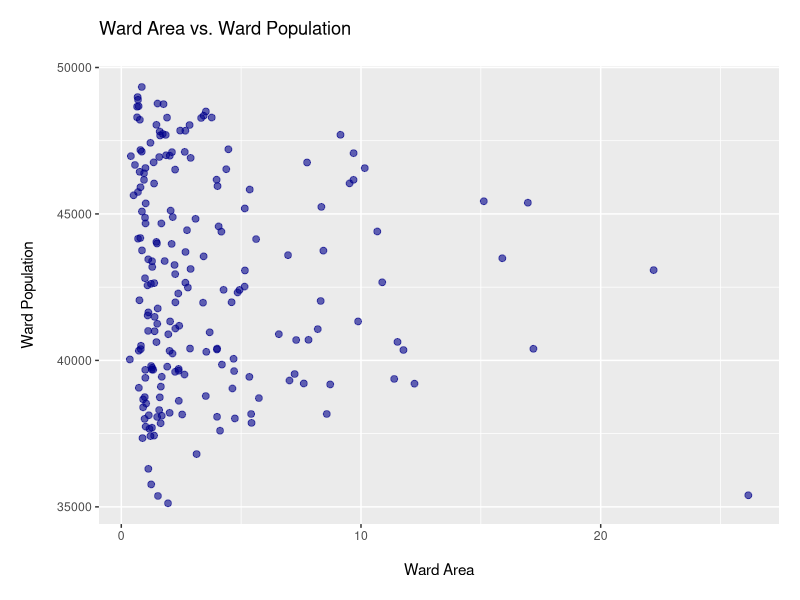
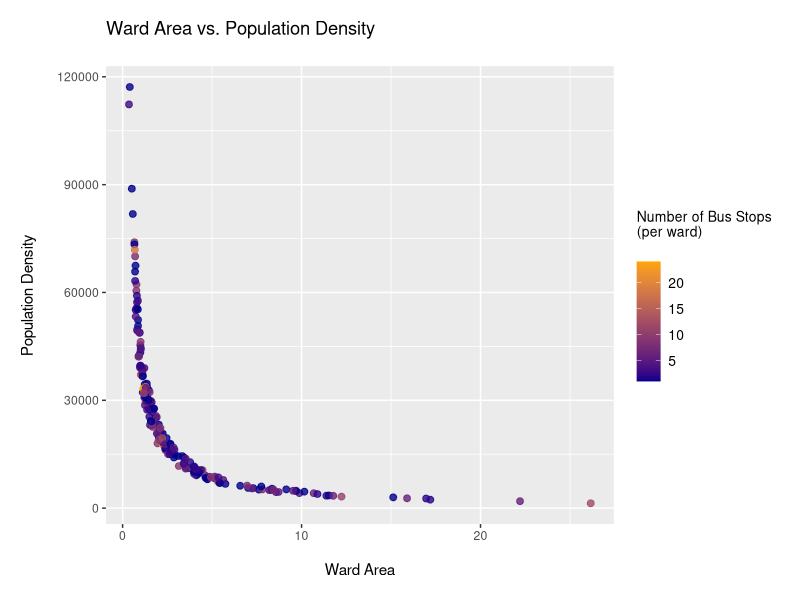
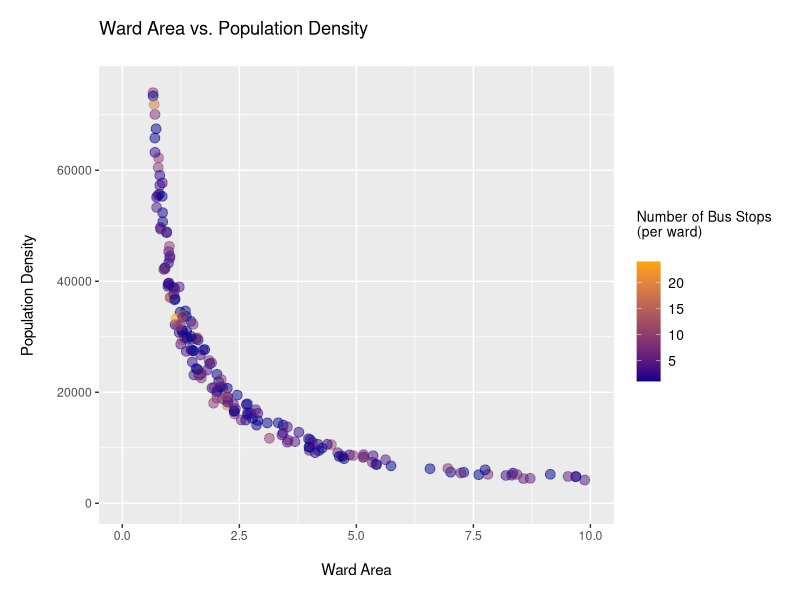
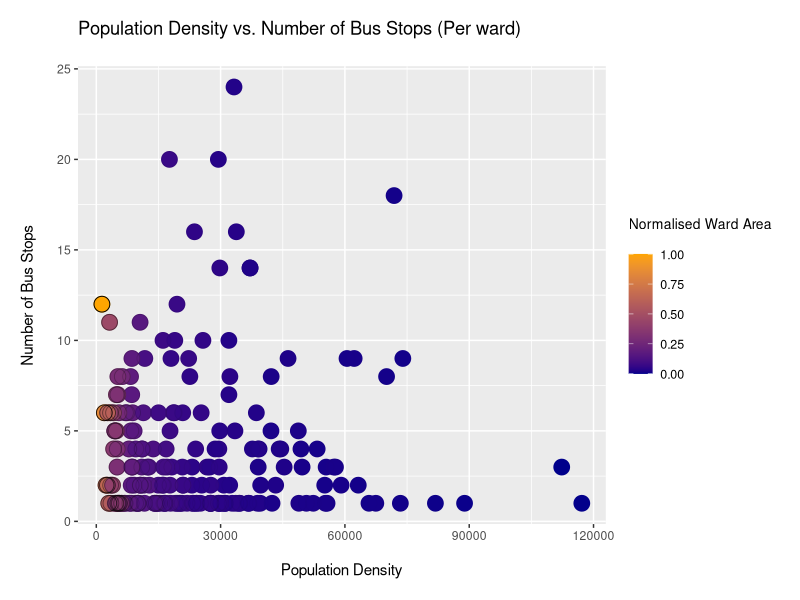
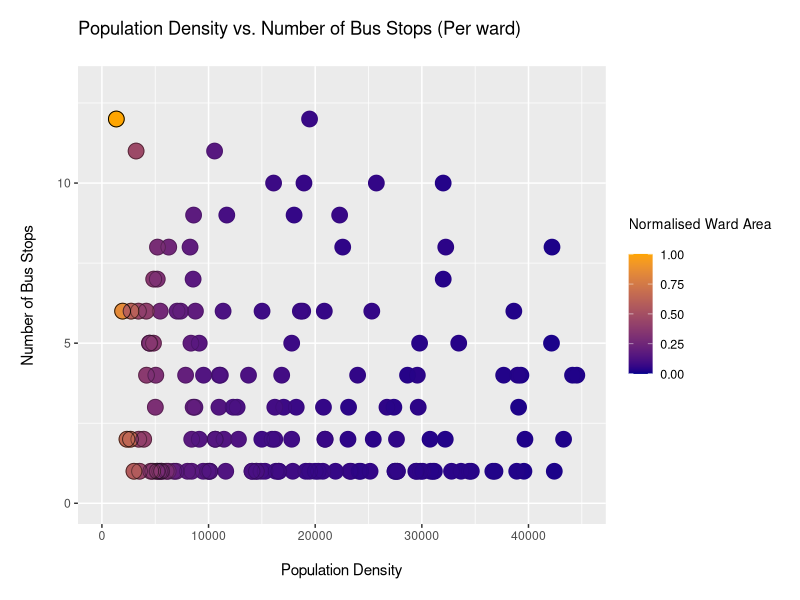
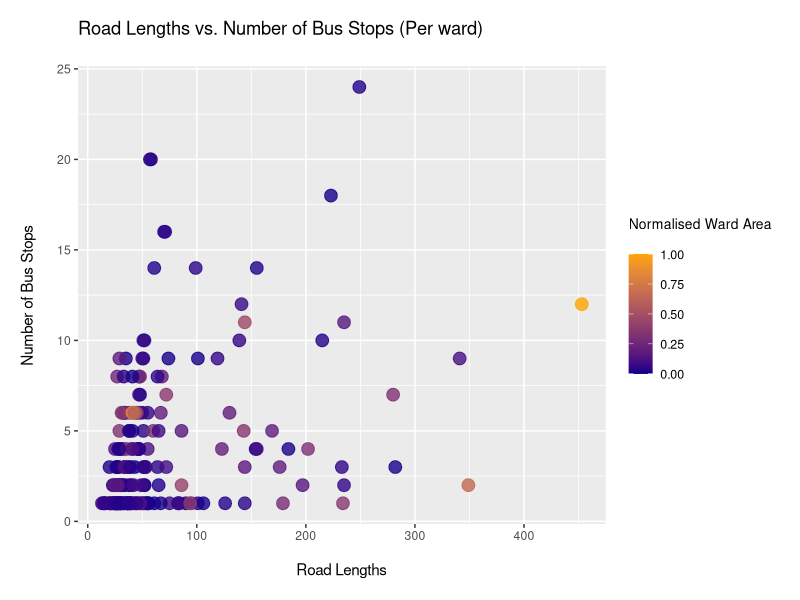
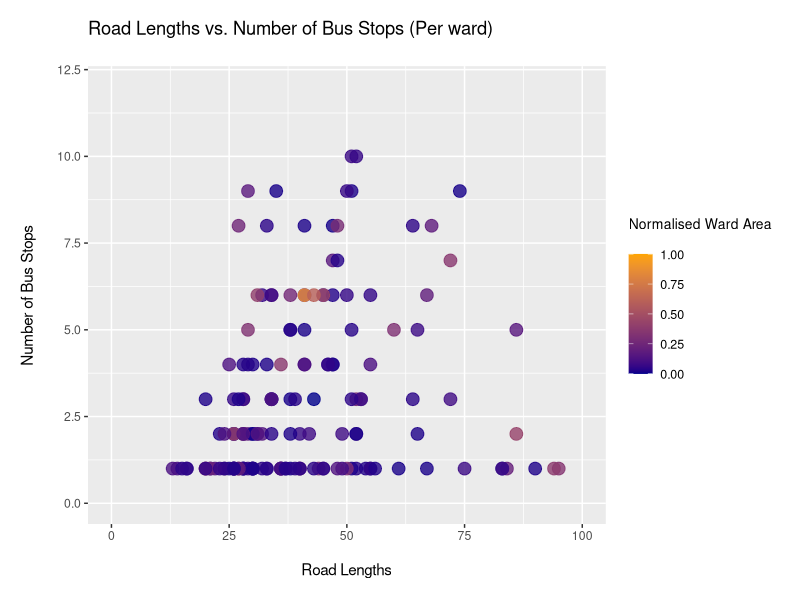

Here is the R script that generated these plots, in order:
## ---- chunk 1
knitr::opts_chunk$set(echo = TRUE)
## ---- chunk 2

library(ggplot2)
library(dplyr)
library(tidyr)
## ---- chunk 3
list.files(pattern = ".csv")
ward_data <- read.csv("2014_BBMP_Ward_Details.csv")
bus_stops <- read.csv("2012_Bus_Stops.csv")
roads_data <- read.csv("2016_Ward_Roads.csv")

str(ward_data)
str(bus_stops)
str(roads_data)
## ---- chunk 4
wards <- subset(ward_data, select=c(Ward.No., Ward.Name, Ward.Area..in.sq.km., Total.Population))
colnames(wards) <- c("wardNumber", "wardName", "wardArea", "wardPop")

stops <- subset(bus_stops, select = c(Busstop_Name, Ward_Number))
colnames(stops) <- c("busStops", "wardNos")

roads <- subset(roads_data, select=c(Ward_No, Road.length..kms.))
colnames(roads) <-c("wardNumber", "roadLength")
## ---- chunk 5
roads$wardNumber <- as.numeric(roads$wardNumber)

first_join <- full_join(wards, stops, by=c("wardNumber"="wardNos"))
main_join <- full_join(first_join, roads, by=c("wardNumber"="wardNumber"))

numStops <- main_join %>% count(wardName)

df <- full_join(main_join, numStops, by = "wardName") 

newdf <- subset(df, select=c(wardNumber, wardName, wardArea, wardPop, roadLength,n))
newdf <- na.omit(newdf)
newdf$roadLength <- as.numeric(newdf$roadLength)

str(newdf)
## ---- chunk 6
finaldf <- newdf %>%  mutate(popDensity = newdf$wardPop/newdf$wardArea) %>% 
  mutate(normPop=(newdf$wardPop-35122)/14213) %>% 
  mutate(normArea=(newdf$wardArea-0.3564)/25.8022)

finaldf <- unique(finaldf)

## ---- chunk 7
## Scatter plot of Ward Area vs. Ward Population

g <- ggplot(data = finaldf, 
            aes(x = wardArea, y = wardPop))
g + geom_point(colour="darkblue", alpha=0.6, size=2) +
  labs(title = "Ward Area vs. Ward Population\n", x = "\nWard Area", y = "Ward Population\n") + 
  theme(plot.margin = margin(15,15,15,15))

## ---- chunk 8
## Scatter plot of Ward Area vs. Population Density

finaldf$n <- as.numeric(finaldf$n)
h <- ggplot(data = finaldf, 
            aes(x = wardArea, y = popDensity, colour=n))
h + geom_point(size=2, alpha=0.8) + scale_color_gradient(low = "darkblue", high = "orange") + 
  labs(title = "Ward Area vs. Population Density\n", x = "\nWard Area", y = "Population Density\n", colour = "Number of Bus Stops\n(per ward)\n") + 
  theme(plot.margin = margin(15,15,15,15),legend.text = element_text(size = 10), legend.title = element_text(size = 10))

## ---- chunk 9
### Closer view of subset (<75000 people/sq.km., <10 sq.km.)

j <- ggplot(data = finaldf, 
            aes(x = wardArea, y = popDensity, colour=n))
j + geom_point(size=3, alpha=0.5) + scale_color_gradient(low = "darkblue", high = "orange") + 
  xlim(0,10) + ylim(0, 75000) + 
  labs(title = "Ward Area vs. Population Density\n", x = "\nWard Area", y = "Population Density\n", colour = "Number of Bus Stops\n(per ward)\n")+ 
  theme(plot.margin = margin(15,15,15,15), legend.text = element_text(size = 10), legend.title = element_text(size = 10))

## ---- chunk 10
## Scatter plot of Population Density vs. Number of Bus Stops (Per ward)

k <- ggplot(data = finaldf, 
            aes(x = popDensity, y = n, color=normArea))
k + geom_point(alpha=1, size=5) + scale_color_gradient(low = "darkblue", high = "orange") +
  geom_point(colour= "black", fill="white", shape=1, size=5, alpha=finaldf$normArea) +
  labs(title = "Population Density vs. Number of Bus Stops (Per ward)\n", x = "\nPopulation Density", y = "Number of Bus Stops\n", colour = "Normalised Ward Area\n")+ 
  theme(plot.margin = margin(15,15,15,15), legend.text = element_text(size = 9), legend.title = element_text(size = 10))
## ---- chunk 11
### Closer view of subset (<45000 people/sq.km., <13 bus stops)

m <- ggplot(data = finaldf, 
            aes(x = popDensity, y = n, color=normArea))
m + geom_point(alpha=1, size=5) + scale_color_gradient(low = "darkblue", high = "orange") +
  geom_point(colour= "black", fill="white", shape=1, size=5, alpha=finaldf$normArea) + xlim(0,45000) + ylim(0, 13) + 
  labs(title = "Population Density vs. Number of Bus Stops (Per ward)\n", x = "\nPopulation Density", y = "Number of Bus Stops\n", colour = "Normalised Ward Area\n")+ 
  theme(plot.margin = margin(15,15,15,15), legend.text = element_text(size = 9), legend.title = element_text(size = 10))
## ---- chunk 12
## Scatter plot of Road Lengths vs. Number of Bus Stops (Per ward)

s <- ggplot(data = finaldf, 
            aes(x = roadLength, y = n, color=normArea))
s + geom_point(size=4, alpha=0.8) + scale_color_gradient(low = "darkblue", high = "orange")+
  labs(title = "Road Lengths vs. Number of Bus Stops (Per ward)\n", x = "\nRoad Lengths", y = "Number of Bus Stops\n", colour = "Normalised Ward Area\n")+ 
  theme(plot.margin = margin(15,15,15,15), legend.text = element_text(size = 9), legend.title = element_text(size = 10))
## ---- chunk 13
### Closer view of subset (<100 km., <12 bus stops)

t <- ggplot(data = finaldf, 
            aes(x = roadLength, y = n, color=normArea))
t + geom_point(size=4, alpha=0.8) + scale_color_gradient(low = "darkblue", high = "orange") + xlim(0,100) + ylim(0,12) +
  labs(title = "Road Lengths vs. Number of Bus Stops (Per ward)\n", x = "\nRoad Lengths", y = "Number of Bus Stops\n", colour = "Normalised Ward Area\n")+ 
  theme(plot.margin = margin(15,15,15,15), legend.text = element_text(size = 9), legend.title = element_text(size = 10))

